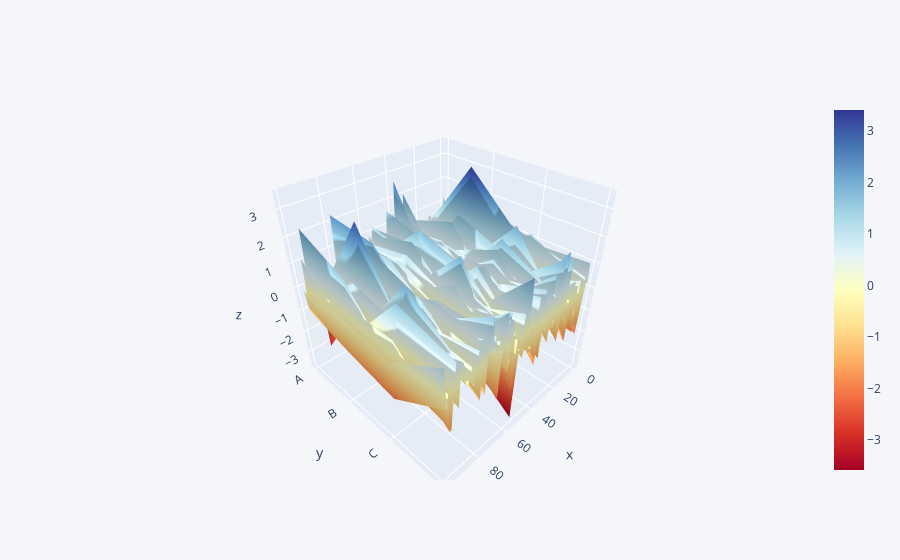

Notebook source saved alongside this figure:
### Code cell
df.iplot(kind ='surface', colorscale ='rdylbu')

### Figure 1 — Plotly figure (JSON) as saved in the notebook; plotly's stock layout.template omitted (floating-point values rounded to 4 significant figures; data arrays with more than 128 entries replaced by an {"elided": "..."} marker saying what was removed)
{"data": [{"colorscale": [[0, "rgb(165,0,38)"], [0.1, "rgb(215,48,39)"], [0.2, "rgb(244,109,67)"], [0.3, "rgb(253,174,97)"], [0.4, "rgb(254,224,144)"], [0.5, "rgb(255,255,191)"], [0.6, "rgb(224,243,248)"], [0.7, "rgb(171,217,233)"], [0.8, "rgb(116,173,209)"], [0.9, "rgb(69,117,180)"], [1, "rgb(49,54,149)"]], "type": "surface", "x": [0, 1, 2, 3, 4, 5, 6, 7, 8, 9, 10, 11, 12, 13, 14, 15, 16, 17, 18, 19, 20, 21, 22, 23, 24, 25, 26, 27, 28, 29, 30, 31, 32, 33, 34, 35, 36, 37, 38, 39, 40, 41, 42, 43, 44, 45, 46, 47, 48, 49, 50, 51, 52, 53, 54, 55, 56, 57, 58, 59, 60, 61, 62, 63, 64, 65, 66, 67, 68, 69, 70, 71, 72, 73, 74, 75, 76, 77, 78, 79, 80, 81, 82, 83, 84, 85, 86, 87, 88, 89, 90, 91, 92, 93, 94, 95, 96, 97, 98, 99], "y": ["A", "B", "C", "D"], "z": {"elided": "4x100 float values"}}], "layout": {"legend": {"bgcolor": "#F5F6F9", "font": {"color": "#4D5663"}}, "paper_bgcolor": "#F5F6F9", "plot_bgcolor": "#F5F6F9", "title": {"font": {"color": "#4D5663"}}, "xaxis": {"gridcolor": "#E1E5ED", "showgrid": true, "tickfont": {"color": "#4D5663"}, "title": {"font": {"color": "#4D5663"}, "text": ""}, "zerolinecolor": "#E1E5ED"}, "yaxis": {"gridcolor": "#E1E5ED", "showgrid": true, "tickfont": {"color": "#4D5663"}, "title": {"font": {"color": "#4D5663"}, "text": ""}, "zerolinecolor": "#E1E5ED"}}}
